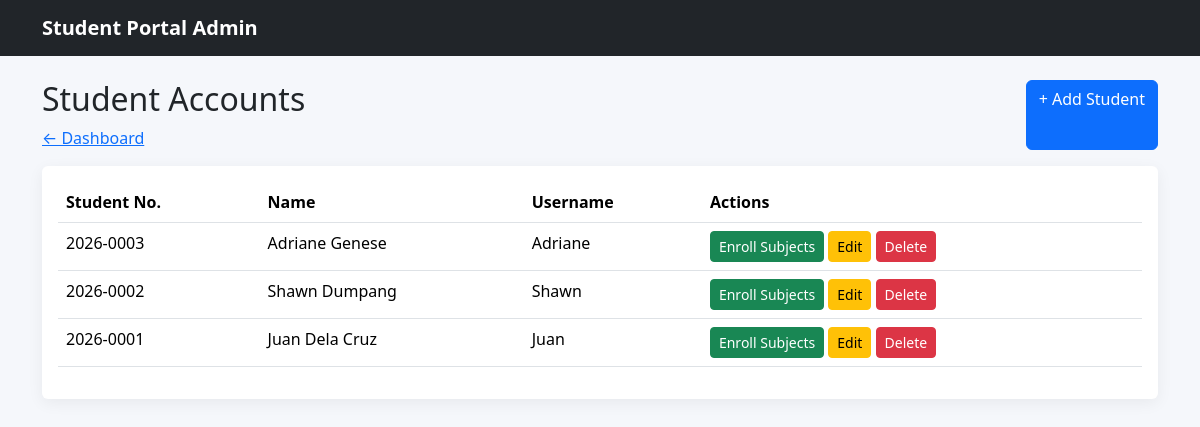
/vincent_crud/admin/students/index.php (signed in), run on the app's committed database.
### tables this page shows
CREATE TABLE `users` (
  `id` int(11) NOT NULL,
  `student_no` varchar(30) DEFAULT NULL,
  `full_name` varchar(100) NOT NULL,
  `username` varchar(50) NOT NULL,
  `password` varchar(255) NOT NULL,
  `role` enum('admin','student') NOT NULL DEFAULT 'student'
);

### vincent_crud/admin/students/index.php (the view, shortened to what this page needs)
<?php
    include "../../config/database.php";
    $sql = "SELECT * FROM users WHERE role='student' ORDER BY id DESC";
    $result = mysqli_query($conn, $sql);
?>
<!doctype html>
<html lang="en">
<head>
    <link
        href="../../assets/vendor/bootstrap/css/bootstrap.min.css"
        rel="stylesheet"
    >
    <link
        href="../../assets/css/style.css"
        rel="stylesheet"
    >
</head>
<body>
    <nav class="navbar navbar-dark bg-dark">
        <div class="container">
            <a
                class="navbar-brand"
                href="dashboard.html"
            >
                Student Portal Admin
            </a>
        </div>
    </nav>
    <div class="container py-4">
        <div class="d-flex justify-content-between mb-3">
            <div>
                <h2>Student Accounts</h2>
                <a href="../dashboard.php">
                    ← Dashboard
                </a>
            </div>
            <a
                class="btn btn-primary"
                href="create.php"
            >
                + Add Student
            </a>
        </div>
        <div class="card">
            <div class="card-body">
                <table class="table table-hover">
                    <thead>
                        <tr>
                            <th>Student No.</th>
                            <th>Name</th>
                            <th>Username</th>
                            <th>Actions</th>
                        </tr>
                    </thead>
                    <tbody>
                        <?php while($row = mysqli_fetch_assoc($result)){ ?>
                        <tr>
                            <td>
                                <?php echo htmlspecialchars($row["student_no"]); ?>
                            </td>
                            <td>
                                <?php echo htmlspecialchars($row["full_name"]); ?>
                            </td>
                            <td>
                                <?php echo htmlspecialchars($row["username"]); ?>
                            </td>
                            <td>
                                <a
                                    class="btn btn-success btn-sm"
                                    href="enroll.html"
                                >
                                    Enroll Subjects
                                </a>
                                <a
                                    class="btn btn-warning btn-sm"
                                    href="edit.php?id=<?php echo $row['id']; ?>"
                                >
                                    Edit
                                </a>
                                <a
                                    class="btn btn-danger btn-sm"
                                    href="delete.php?id=<?php echo $row['id']?>"
                                    onclick = "return confirm('Are your sure you want to delete this record?')"
                                >
                                    Delete
                                </a>
                            </td>
                        </tr>
                        <?php } ?>
                    </tbody>
                </table>
            </div>
        </div>
    </div>
</body>
</html>

### vincent_crud/assets/css/style.css (style rules this page uses)
body { background: #f5f7fb; }
.navbar-brand { font-weight: 700; }
.card { border: 0; box-shadow: 0 0.25rem 1rem rgba(0,0,0,.06); }

### data on the page
users: student_no "2026-0003", full_name "Adriane Genese", username "Adriane"
users: student_no "2026-0002", full_name "Shawn Dumpang", username "Shawn"
users: student_no "2026-0001", full_name "Juan Dela Cruz", username "Juan"
